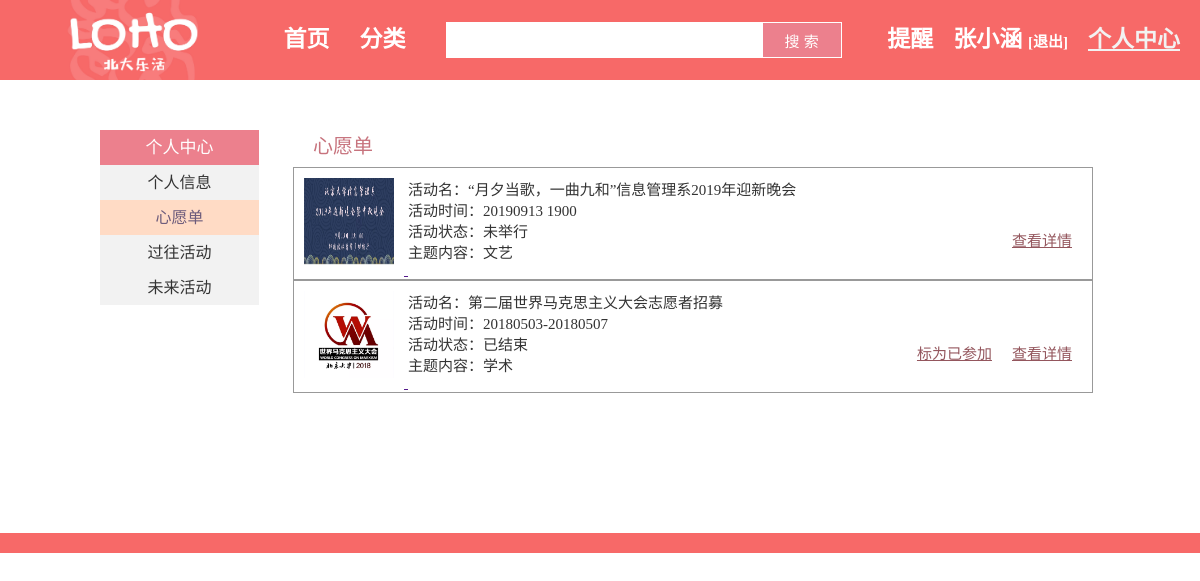
The page /user_center_collection.php (signed in) on the database as committed earlier.
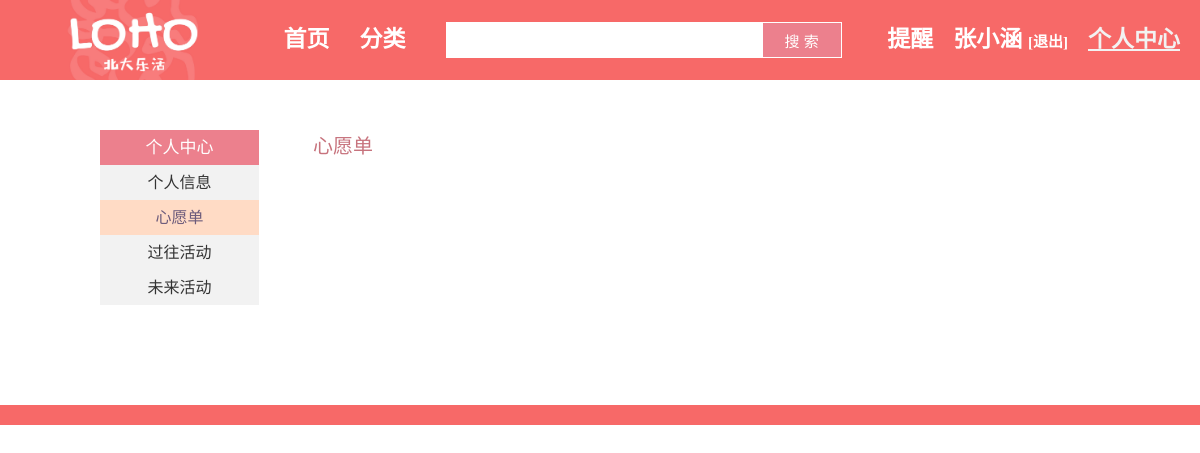
The same page on the database as committed later.
### tables this page shows
CREATE TABLE `collection_act`  (
  `user_name` varchar(255) NULL DEFAULT NULL,
  `collection_act_id` int(11) NULL DEFAULT NULL
);

CREATE TABLE `act_info`  (
  `act_id` int(20) NOT NULL,
  `act_name` varchar(255) NULL DEFAULT NULL,
  `act_type` varchar(255) NULL DEFAULT NULL,
  `act_intro` varchar(10000) NULL DEFAULT NULL,
  `act_score` float NULL DEFAULT NULL,
  `act_first_day` date NULL DEFAULT NULL,
  `act_time` varchar(255) NULL DEFAULT NULL,
  `act_place` varchar(255) NULL DEFAULT NULL,
  `need_apply` varchar(255) NULL DEFAULT NULL,
  `in_pku` varchar(255) NULL DEFAULT NULL,
  `in_thu` varchar(255) NULL DEFAULT NULL,
  `in_beijing` varchar(255) NULL DEFAULT NULL,
  `doc_path` varchar(255) NULL DEFAULT NULL,
  `update_freq` varchar(255) NULL DEFAULT NULL,
  `ord_website` varchar(255) NULL DEFAULT NULL,
  PRIMARY KEY (`act_id`) USING BTREE
);

CREATE TABLE `act_subject`  (
  `act_id` int(11) NULL DEFAULT NULL,
  `act_subject` varchar(255) NULL DEFAULT NULL
);

### user_center_collection.php (the view, shortened to what the changed rows need)
<!DOCTYPE html>
<html lang="zh-CN">
<head>
    <link rel="stylesheet" href="global_navigation.css">
    <link rel="stylesheet" href="footer.css">
    <link rel="stylesheet" href="user_side_nav.css">
    <link rel="stylesheet" href="user_center_collection.css">
</head>
<body>
    <div class="main-container">
        <div class="right-area">
            <div class="right-section">
                <h1>心愿单</h1>
                <div class="collection-items">
                    <?php
                    $dbc = mysqli_connect(DB_HOST, DB_USER, DB_PASS, DB_NAME);
                    $sqlstr = 'SELECT * FROM collection_act, act_info, act_subject WHERE collection_act.collection_act_id = act_info.act_id AND act_subject.act_id = act_info.act_id AND collection_act.user_name = "' . $_COOKIE['username'] . '"';
                    $result = mysqli_query($dbc, $sqlstr);
                    while ($row = mysqli_fetch_array($result)) {
                        create_item($dbc, $row);
                    }
                    function create_item($dbc, $row)
                    {
                        $act_id = $row['act_id'];
                        $act_name = $row['act_name'];
                        $act_time = $row['act_time'];
                        $act_theme = $row['act_subject'];
                        if ($act_time == "长期") {
                            $current_act_status = "正在举行";
                        } else {
                            if (strtotime($row['act_first_day']) < time()) {
                                $current_act_status = "已结束";
                            } else if (strtotime($row['act_first_day']) > time()) {
                                $current_act_status = "未举行";
                            } else {
                                $current_act_status = "正在举行";
                            }
                        }
                        $joinstr = 'SELECT * FROM joined_act WHERE user_name = "' . $_COOKIE['username'] . '" AND joined_act_id = ' . $row['act_id'];
                        $result = mysqli_query($dbc, $joinstr);
                        $joined = false;
                        echo '
                    <div class="collection-item">
                        <a href="">
                            <img src="pic/' . $act_id . '.png" alt="' . $act_name . '">
                            <div class="activity-info">
                                <div class="info-item">活动名：' . $act_name . '</div>
                                <div class="info-item">活动时间：' . $act_time . '</div>
                                <div class="info-item">活动状态：' . $current_act_status . '</div>
                                <div class="info-item">主题内容：' . $act_theme . '</div>
                            </div>
                        </a>
                        <div class="activity-options"><br><br><br>';
                        if ($joined == true) {
                            echo '<div><a href="" class="activity-option">已参加</a></div>';
                        } else if (strtotime($row['act_first_day']) < time()) {
                            echo '<div><a href="dojoin.php?id=' . $act_id . '" class="activity-option">标为已参加</a></div>';
                        }
                        echo '<div><a href="" class="activity-option">查看详情</a></div>
                        </div>
                    </div>';
                    }
                    ?>
                </div>
            </div>
        </div>
    </div>
</body>
</html>

Rows that differ between the two databases and show on the page:
no longer on this page (row edited): collection_act: shows a picture, act_info.act_name "“月夕当歌，一曲九和”信息管理系2019年迎新晚会", act_info.act_time "20190913 1900", act_info.act_first_day "未举行", act_subject.act_subject "文艺"
no longer on this page (row edited): collection_act: shows a picture, act_info.act_name "第二届世界马克思主义大会志愿者招募", act_info.act_time "20180503-20180507", act_info.act_first_day "已结束", act_subject.act_subject "学术"
